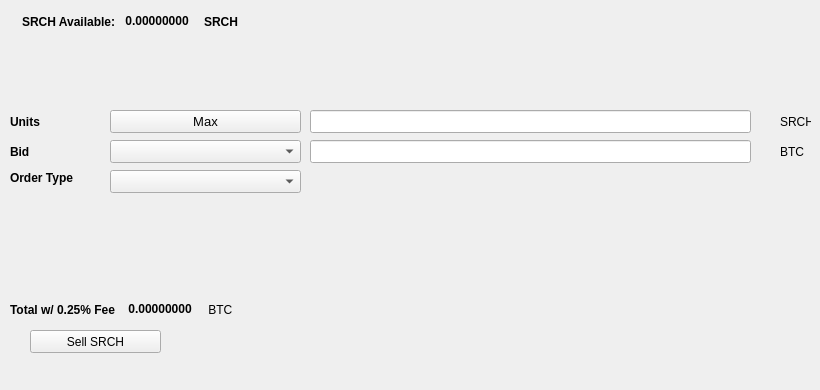
   <widget class="QWidget" name="SellTab">
    <attribute name="title">
     <string>Sell</string>
    </attribute>
    <widget class="QLabel" name="label_16">
     <property name="geometry">
      <rect>
       <x>780</x>
       <y>140</y>
       <width>31</width>
       <height>23</height>
      </rect>
     </property>
     <property name="text">
      <string>BTC</string>
     </property>
    </widget>
    <widget class="QComboBox" name="SellBidcomboBox">
     <property name="geometry">
      <rect>
       <x>110</x>
       <y>140</y>
       <width>191</width>
       <height>23</height>
      </rect>
     </property>
     <property name="font">
      <font>
       <pointsize>10</pointsize>
      </font>
     </property>
    </widget>
    <widget class="QLabel" name="label_18">
     <property name="geometry">
      <rect>
       <x>10</x>
       <y>110</y>
       <width>46</width>
       <height>23</height>
      </rect>
     </property>
     <property name="font">
      <font>
       <weight>75</weight>
       <bold>true</bold>
      </font>
     </property>
     <property name="text">
      <string>Units</string>
     </property>
    </widget>
    <widget class="QPushButton" name="Sell_Max_Amount">
     <property name="geometry">
      <rect>
       <x>110</x>
       <y>110</y>
       <width>191</width>
       <height>23</height>
      </rect>
     </property>
     <property name="font">
      <font>
       <pointsize>10</pointsize>
      </font>
     </property>
     <property name="text">
      <string>Max</string>
     </property>
    </widget>
    <widget class="QLabel" name="label_20">
     <property name="geometry">
      <rect>
       <x>10</x>
       <y>170</y>
       <width>91</width>
       <height>16</height>
      </rect>
     </property>
     <property name="font">
      <font>
       <weight>75</weight>
       <bold>true</bold>
      </font>
     </property>
     <property name="text">
      <string>Order Type</string>
     </property>
    </widget>
    <widget class="QComboBox" name="SellOrdertypeCombo">
     <property name="geometry">
      <rect>
       <x>110</x>
       <y>170</y>
       <width>191</width>
       <height>23</height>
      </rect>
     </property>
     <property name="font">
      <font>
       <pointsize>10</pointsize>
      </font>
     </property>
    </widget>
    <widget class="QLabel" name="label_21">
     <property name="geometry">
      <rect>
       <x>10</x>
       <y>140</y>
       <width>46</width>
       <height>23</height>
      </rect>
     </property>
     <property name="font">
      <font>
       <weight>75</weight>
       <bold>true</bold>
      </font>
     </property>
     <property name="text">
      <string>Bid</string>
     </property>
    </widget>
    <widget class="QLabel" name="label_22">
     <property name="geometry">
      <rect>
       <x>780</x>
       <y>110</y>
       <width>31</width>
       <height>23</height>
      </rect>
     </property>
     <property name="text">
      <string>SRCH</string>
     </property>
    </widget>
    <widget class="QLineEdit" name="UnitsInputSRCH">
     <property name="geometry">
      <rect>
       <x>310</x>
       <y>110</y>
       <width>441</width>
       <height>23</height>
      </rect>
     </property>
     <property name="font">
      <font>
       <pointsize>9</pointsize>
       <weight>75</weight>
       <bold>true</bold>
      </font>
     </property>
    </widget>
    <widget class="QLineEdit" name="SellBidPriceEdit">
     <property name="geometry">
      <rect>
       <x>310</x>
       <y>140</y>
       <width>441</width>
       <height>23</height>
      </rect>
     </property>
     <property name="font">
      <font>
       <pointsize>9</pointsize>
       <weight>75</weight>
       <bold>true</bold>
      </font>
     </property>
    </widget>
    <widget class="QPushButton" name="SellSRCHBTN">
     <property name="geometry">
      <rect>
       <x>30</x>
       <y>330</y>
       <width>131</width>
       <height>23</height>
      </rect>
     </property>
     <property name="text">
      <string>Sell SRCH</string>
     </property>
     <property name="icon">
      <iconset resource="../searchcoin">
       <normaloff>:/icons/bitcoin</normaloff>:/icons/bitcoin</iconset>
     </property>
    </widget>
    <widget class="QWidget" name="layoutWidget3">
     <property name="geometry">
      <rect>
       <x>22</x>
       <y>12</y>
       <width>258</width>
       <height>19</height>
      </rect>
     </property>
     <layout class="QHBoxLayout" name="horizontalLayout">
      <item>
       <widget class="QLabel" name="label232_2">
        <property name="font">
         <font>
          <weight>75</weight>
          <bold>true</bold>
         </font>
        </property>
        <property name="text">
         <string>SRCH Available:</string>
        </property>
       </widget>
      </item>
      <item>
       <widget class="QLabel" name="SRCHAvailableLabel">
        <property name="palette">
         <palette>
          <active>
           <colorrole role="WindowText">
            <brush brushstyle="SolidPattern">
             <color alpha="255">
              <red>0</red>
              <green>0</green>
              <blue>0</blue>
             </color>
            </brush>
           </colorrole>
           <colorrole role="Button">
            <brush brushstyle="SolidPattern">
             <color alpha="255">
              <red>0</red>
              <green>170</green>
              <blue>0</blue>
             </color>
            </brush>
           </colorrole>
           <colorrole role="Light">
            <brush brushstyle="SolidPattern">
             <color alpha="255">
              <red>0</red>
              <green>255</green>
              <blue>0</blue>
             </color>
            </brush>
           </colorrole>
           <colorrole role="Midlight">
            <brush brushstyle="SolidPattern">
             <color alpha="255">
              <red>0</red>
              <green>212</green>
              <blue>0</blue>
             </color>
            </brush>
           </colorrole>
           <colorrole role="Dark">
            <brush brushstyle="SolidPattern">
             <color alpha="255">
              <red>0</red>
              <green>85</green>
              <blue>0</blue>
             </color>
            </brush>
           </colorrole>
           <colorrole role="Mid">
            <brush brushstyle="SolidPattern">
             <color alpha="255">
              <red>0</red>
              <green>113</green>
              <blue>0</blue>
             </color>
            </brush>
           </colorrole>
           <colorrole role="Text">
            <brush brushstyle="SolidPattern">
             <color alpha="255">
              <red>0</red>
              <green>170</green>
              <blue>0</blue>
             </color>
            </brush>
           </colorrole>
           <colorrole role="BrightText">
            <brush brushstyle="SolidPattern">
             <color alpha="255">
              <red>255</red>
              <green>255</green>
              <blue>255</blue>
             </color>
            </brush>
           </colorrole>
           <colorrole role="ButtonText">
            <brush brushstyle="SolidPattern">
             <color alpha="255">
              <red>0</red>
              <green>0</green>
              <blue>0</blue>
             </color>
            </brush>
           </colorrole>
           <colorrole role="Base">
            <brush brushstyle="SolidPattern">
             <color alpha="255">
              <red>255</red>
              <green>255</green>
              <blue>255</blue>
             </color>
            </brush>
           </colorrole>
           <colorrole role="Window">
            <brush brushstyle="SolidPattern">
             <color alpha="255">
              <red>0</red>
              <green>170</green>
              <blue>0</blue>
             </color>
            </brush>
           </colorrole>
           <colorrole role="Shadow">
            <brush brushstyle="SolidPattern">
             <color alpha="255">
              <red>0</red>
              <green>0</green>
              <blue>0</blue>
             </color>
            </brush>
           </colorrole>
           <colorrole role="AlternateBase">
            <brush brushstyle="SolidPattern">
             <color alpha="255">
              <red>127</red>
              <green>212</green>
              <blue>127</blue>
             </color>
            </brush>
           </colorrole>
           <colorrole role="ToolTipBase">
            <brush brushstyle="SolidPattern">
             <color alpha="255">
              <red>255</red>
              <green>255</green>
              <blue>220</blue>
             </color>
            </brush>
           </colorrole>
           <colorrole role="ToolTipText">
            <brush brushstyle="SolidPattern">
             <color alpha="255">
              <red>0</red>
              <green>0</green>
              <blue>0</blue>
             </color>
            </brush>
           </colorrole>
          </active>
          <inactive>
           <colorrole role="WindowText">
            <brush brushstyle="SolidPattern">
             <color alpha="255">
              <red>0</red>
              <green>0</green>
              <blue>0</blue>
             </color>
            </brush>
           </colorrole>
           <colorrole role="Button">
            <brush brushstyle="SolidPattern">
             <color alpha="255">
              <red>0</red>
              <green>170</green>
              <blue>0</blue>
             </color>
            </brush>
           </colorrole>
           <colorrole role="Light">
            <brush brushstyle="SolidPattern">
             <color alpha="255">
              <red>0</red>
              <green>255</green>
              <blue>0</blue>
             </color>
            </brush>
           </colorrole>
           <colorrole role="Midlight">
            <brush brushstyle="SolidPattern">
             <color alpha="255">
              <red>0</red>
              <green>212</green>
              <blue>0</blue>
             </color>
            </brush>
           </colorrole>
           <colorrole role="Dark">
            <brush brushstyle="SolidPattern">
             <color alpha="255">
              <red>0</red>
              <green>85</green>
              <blue>0</blue>
             </color>
            </brush>
           </colorrole>
           <colorrole role="Mid">
            <brush brushstyle="SolidPattern">
             <color alpha="255">
              <red>0</red>
              <green>113</green>
              <blue>0</blue>
             </color>
            </brush>
           </colorrole>
           <colorrole role="Text">
            <brush brushstyle="SolidPattern">
             <color alpha="255">
              <red>0</red>
              <green>170</green>
              <blue>0</blue>
             </color>
            </brush>
           </colorrole>
           <colorrole role="BrightText">
            <brush brushstyle="SolidPattern">
             <color alpha="255">
              <red>255</red>
              <green>255</green>
              <blue>255</blue>
             </color>
            </brush>
           </colorrole>
           <colorrole role="ButtonText">
            <brush brushstyle="SolidPattern">
             <color alpha="255">
              <red>0</red>
              <green>0</green>
              <blue>0</blue>
             </color>
            </brush>
           </colorrole>
           <colorrole role="Base">
            <brush brushstyle="SolidPattern">
             <color alpha="255">
              <red>255</red>
              <green>255</green>
              <blue>255</blue>
             </color>
            </brush>
           </colorrole>
           <colorrole role="Window">
            <brush brushstyle="SolidPattern">
             <color alpha="255">
              <red>0</red>
              <green>170</green>
              <blue>0</blue>
             </color>
            </brush>
           </colorrole>
           <colorrole role="Shadow">
            <brush brushstyle="SolidPattern">
             <color alpha="255">
              <red>0</red>
              <green>0</green>
              <blue>0</blue>
             </color>
            </brush>
           </colorrole>
           <colorrole role="AlternateBase">
            <brush brushstyle="SolidPattern">
             <color alpha="255">
              <red>127</red>
              <green>212</green>
              <blue>127</blue>
             </color>
            </brush>
           </colorrole>
           <colorrole role="ToolTipBase">
            <brush brushstyle="SolidPattern">
             <color alpha="255">
              <red>255</red>
              <green>255</green>
              <blue>220</blue>
             </color>
            </brush>
           </colorrole>
           <colorrole role="ToolTipText">
            <brush brushstyle="SolidPattern">
             <color alpha="255">
              <red>0</red>
              <green>0</green>
              <blue>0</blue>
             </color>
            </brush>
           </colorrole>
          </inactive>
          <disabled>
           <colorrole role="WindowText">
            <brush brushstyle="SolidPattern">
             <color alpha="255">
              <red>0</red>
              <green>85</green>
              <blue>0</blue>
             </color>
            </brush>
           </colorrole>
           <colorrole role="Button">
            <brush brushstyle="SolidPattern">
             <color alpha="255">
              <red>0</red>
              <green>170</green>
              <blue>0</blue>
             </color>
            </brush>
           </colorrole>
           <colorrole role="Light">
            <brush brushstyle="SolidPattern">
             <color alpha="255">
              <red>0</red>
              <green>255</green>
              <blue>0</blue>
             </color>
            </brush>
           </colorrole>
           <colorrole role="Midlight">
            <brush brushstyle="SolidPattern">
             <color alpha="255">
              <red>0</red>
              <green>212</green>
              <blue>0</blue>
             </color>
            </brush>
           </colorrole>
           <colorrole role="Dark">
            <brush brushstyle="SolidPattern">
             <color alpha="255">
              <red>0</red>
              <green>85</green>
              <blue>0</blue>
             </color>
            </brush>
           </colorrole>
           <colorrole role="Mid">
            <brush brushstyle="SolidPattern">
             <color alpha="255">
              <red>0</red>
              <green>113</green>
              <blue>0</blue>
             </color>
            </brush>
           </colorrole>
           <colorrole role="Text">
            <brush brushstyle="SolidPattern">
             <color alpha="255">
              <red>0</red>
              <green>85</green>
              <blue>0</blue>
             </color>
            </brush>
           </colorrole>
           <colorrole role="BrightText">
            <brush brushstyle="SolidPattern">
             <color alpha="255">
              <red>255</red>
              <green>255</green>
              <blue>255</blue>
             </color>
            </brush>
           </colorrole>
           <colorrole role="ButtonText">
            <brush brushstyle="SolidPattern">
             <color alpha="255">
              <red>0</red>
              <green>85</green>
              <blue>0</blue>
             </color>
            </brush>
           </colorrole>
           <colorrole role="Base">
            <brush brushstyle="SolidPattern">
             <color alpha="255">
              <red>0</red>
              <green>170</green>
              <blue>0</blue>
             </color>
            </brush>
           </colorrole>
           <colorrole role="Window">
            <brush brushstyle="SolidPattern">
             <color alpha="255">
              <red>0</red>
              <green>170</green>
              <blue>0</blue>
             </color>
            </brush>
           </colorrole>
           <colorrole role="Shadow">
            <brush brushstyle="SolidPattern">
             <color alpha="255">
              <red>0</red>
              <green>0</green>
              <blue>0</blue>
             </color>
            </brush>
           </colorrole>
           <colorrole role="AlternateBase">
            <brush brushstyle="SolidPattern">
             <color alpha="255">
              <red>0</red>
              <green>170</green>
              <blue>0</blue>
             </color>
            </brush>
           </colorrole>
           <colorrole role="ToolTipBase">
            <brush brushstyle="SolidPattern">
             <color alpha="255">
              <red>255</red>
              <green>255</green>
              <blue>220</blue>
             </color>
            </brush>
           </colorrole>
           <colorrole role="ToolTipText">
            <brush brushstyle="SolidPattern">
             <color alpha="255">
              <red>0</red>
              <green>0</green>
              <blue>0</blue>
             </color>
            </brush>
           </colorrole>
          </disabled>
         </palette>
        </property>
        <property name="font">
         <font>
          <weight>75</weight>
          <bold>true</bold>
         </font>
        </property>
        <property name="text">
         <string> 0.00000000 </string>
        </property>
        <property name="textInteractionFlags">
         <set>Qt::LinksAccessibleByMouse|Qt::TextSelectableByKeyboard|Qt::TextSelectableByMouse</set>
        </property>
       </widget>
      </item>
      <item>
       <widget class="QLabel" name="labelSRCH">
        <property name="font">
         <font>
          <weight>75</weight>
          <bold>true</bold>
         </font>
        </property>
        <property name="text">
         <string>SRCH</string>
        </property>
       </widget>
      </item>
     </layout>
    </widget>
    <widget class="QWidget" name="layoutWidget">
     <property name="geometry">
      <rect>
       <x>10</x>
       <y>300</y>
       <width>268</width>
       <height>19</height>
      </rect>
     </property>
     <layout class="QHBoxLayout" name="horizontalLayout_2">
      <item>
       <widget class="QLabel" name="label_19">
        <property name="font">
         <font>
          <weight>75</weight>
          <bold>true</bold>
         </font>
        </property>
        <property name="text">
         <string>Total w/ 0.25% Fee </string>
        </property>
       </widget>
      </item>
      <item>
       <widget class="QLabel" name="SellCostLabel">
        <property name="palette">
         <palette>
          <active>
           <colorrole role="WindowText">
            <brush brushstyle="SolidPattern">
             <color alpha="255">
              <red>0</red>
              <green>0</green>
              <blue>0</blue>
             </color>
            </brush>
           </colorrole>
           <colorrole role="Button">
            <brush brushstyle="SolidPattern">
             <color alpha="255">
              <red>0</red>
              <green>170</green>
              <blue>0</blue>
             </color>
            </brush>
           </colorrole>
           <colorrole role="Light">
            <brush brushstyle="SolidPattern">
             <color alpha="255">
              <red>0</red>
              <green>255</green>
              <blue>0</blue>
             </color>
            </brush>
           </colorrole>
           <colorrole role="Midlight">
            <brush brushstyle="SolidPattern">
             <color alpha="255">
              <red>0</red>
              <green>212</green>
              <blue>0</blue>
             </color>
            </brush>
           </colorrole>
           <colorrole role="Dark">
            <brush brushstyle="SolidPattern">
             <color alpha="255">
              <red>0</red>
              <green>85</green>
              <blue>0</blue>
             </color>
            </brush>
           </colorrole>
           <colorrole role="Mid">
            <brush brushstyle="SolidPattern">
             <color alpha="255">
              <red>0</red>
              <green>113</green>
              <blue>0</blue>
             </color>
            </brush>
           </colorrole>
           <colorrole role="Text">
            <brush brushstyle="SolidPattern">
             <color alpha="255">
              <red>0</red>
              <green>170</green>
              <blue>0</blue>
             </color>
            </brush>
           </colorrole>
           <colorrole role="BrightText">
            <brush brushstyle="SolidPattern">
             <color alpha="255">
              <red>255</red>
              <green>255</green>
              <blue>255</blue>
             </color>
            </brush>
           </colorrole>
           <colorrole role="ButtonText">
            <brush brushstyle="SolidPattern">
             <color alpha="255">
              <red>0</red>
              <green>0</green>
              <blue>0</blue>
             </color>
            </brush>
           </colorrole>
           <colorrole role="Base">
            <brush brushstyle="SolidPattern">
             <color alpha="255">
              <red>255</red>
              <green>255</green>
              <blue>255</blue>
             </color>
            </brush>
           </colorrole>
           <colorrole role="Window">
            <brush brushstyle="SolidPattern">
             <color alpha="255">
              <red>0</red>
              <green>170</green>
              <blue>0</blue>
             </color>
            </brush>
           </colorrole>
           <colorrole role="Shadow">
            <brush brushstyle="SolidPattern">
             <color alpha="255">
              <red>0</red>
              <green>0</green>
              <blue>0</blue>
             </color>
            </brush>
           </colorrole>
           <colorrole role="AlternateBase">
            <brush brushstyle="SolidPattern">
             <color alpha="255">
              <red>127</red>
              <green>212</green>
              <blue>127</blue>
             </color>
            </brush>
           </colorrole>
           <colorrole role="ToolTipBase">
            <brush brushstyle="SolidPattern">
             <color alpha="255">
              <red>255</red>
              <green>255</green>
              <blue>220</blue>
             </color>
            </brush>
           </colorrole>
           <colorrole role="ToolTipText">
            <brush brushstyle="SolidPattern">
             <color alpha="255">
              <red>0</red>
              <green>0</green>
              <blue>0</blue>
             </color>
            </brush>
           </colorrole>
          </active>
          <inactive>
           <colorrole role="WindowText">
            <brush brushstyle="SolidPattern">
             <color alpha="255">
              <red>0</red>
              <green>0</green>
              <blue>0</blue>
             </color>
            </brush>
           </colorrole>
           <colorrole role="Button">
            <brush brushstyle="SolidPattern">
             <color alpha="255">
              <red>0</red>
              <green>170</green>
              <blue>0</blue>
             </color>
            </brush>
           </colorrole>
           <colorrole role="Light">
            <brush brushstyle="SolidPattern">
             <color alpha="255">
              <red>0</red>
              <green>255</green>
              <blue>0</blue>
             </color>
            </brush>
           </colorrole>
           <colorrole role="Midlight">
            <brush brushstyle="SolidPattern">
             <color alpha="255">
              <red>0</red>
              <green>212</green>
              <blue>0</blue>
             </color>
            </brush>
           </colorrole>
           <colorrole role="Dark">
            <brush brushstyle="SolidPattern">
             <color alpha="255">
              <red>0</red>
              <green>85</green>
              <blue>0</blue>
             </color>
            </brush>
           </colorrole>
           <colorrole role="Mid">
            <brush brushstyle="SolidPattern">
             <color alpha="255">
              <red>0</red>
              <green>113</green>
              <blue>0</blue>
             </color>
            </brush>
           </colorrole>
           <colorrole role="Text">
            <brush brushstyle="SolidPattern">
             <color alpha="255">
              <red>0</red>
              <green>170</green>
              <blue>0</blue>
             </color>
            </brush>
           </colorrole>
           <colorrole role="BrightText">
            <brush brushstyle="SolidPattern">
             <color alpha="255">
              <red>255</red>
              <green>255</green>
              <blue>255</blue>
             </color>
            </brush>
           </colorrole>
           <colorrole role="ButtonText">
            <brush brushstyle="SolidPattern">
             <color alpha="255">
              <red>0</red>
              <green>0</green>
              <blue>0</blue>
             </color>
            </brush>
           </colorrole>
           <colorrole role="Base">
            <brush brushstyle="SolidPattern">
             <color alpha="255">
              <red>255</red>
              <green>255</green>
              <blue>255</blue>
             </color>
            </brush>
           </colorrole>
           <colorrole role="Window">
            <brush brushstyle="SolidPattern">
             <color alpha="255">
              <red>0</red>
              <green>170</green>
              <blue>0</blue>
             </color>
            </brush>
           </colorrole>
           <colorrole role="Shadow">
            <brush brushstyle="SolidPattern">
             <color alpha="255">
              <red>0</red>
              <green>0</green>
              <blue>0</blue>
             </color>
            </brush>
           </colorrole>
           <colorrole role="AlternateBase">
            <brush brushstyle="SolidPattern">
             <color alpha="255">
              <red>127</red>
              <green>212</green>
              <blue>127</blue>
             </color>
            </brush>
           </colorrole>
           <colorrole role="ToolTipBase">
            <brush brushstyle="SolidPattern">
             <color alpha="255">
              <red>255</red>
              <green>255</green>
              <blue>220</blue>
             </color>
            </brush>
           </colorrole>
           <colorrole role="ToolTipText">
            <brush brushstyle="SolidPattern">
             <color alpha="255">
              <red>0</red>
              <green>0</green>
              <blue>0</blue>
             </color>
            </brush>
           </colorrole>
          </inactive>
          <disabled>
           <colorrole role="WindowText">
            <brush brushstyle="SolidPattern">
             <color alpha="255">
              <red>0</red>
              <green>85</green>
              <blue>0</blue>
             </color>
            </brush>
           </colorrole>
           <colorrole role="Button">
            <brush brushstyle="SolidPattern">
             <color alpha="255">
              <red>0</red>
              <green>170</green>
              <blue>0</blue>
             </color>
            </brush>
           </colorrole>
           <colorrole role="Light">
            <brush brushstyle="SolidPattern">
             <color alpha="255">
              <red>0</red>
              <green>255</green>
              <blue>0</blue>
             </color>
            </brush>
           </colorrole>
           <colorrole role="Midlight">
            <brush brushstyle="SolidPattern">
             <color alpha="255">
              <red>0</red>
              <green>212</green>
              <blue>0</blue>
             </color>
            </brush>
           </colorrole>
           <colorrole role="Dark">
            <brush brushstyle="SolidPattern">
             <color alpha="255">
              <red>0</red>
              <green>85</green>
              <blue>0</blue>
             </color>
            </brush>
           </colorrole>
           <colorrole role="Mid">
            <brush brushstyle="SolidPattern">
             <color alpha="255">
              <red>0</red>
              <green>113</green>
              <blue>0</blue>
             </color>
            </brush>
           </colorrole>
           <colorrole role="Text">
            <brush brushstyle="SolidPattern">
             <color alpha="255">
              <red>0</red>
              <green>85</green>
              <blue>0</blue>
             </color>
            </brush>
           </colorrole>
           <colorrole role="BrightText">
            <brush brushstyle="SolidPattern">
             <color alpha="255">
              <red>255</red>
              <green>255</green>
              <blue>255</blue>
             </color>
            </brush>
           </colorrole>
           <colorrole role="ButtonText">
            <brush brushstyle="SolidPattern">
             <color alpha="255">
              <red>0</red>
              <green>85</green>
              <blue>0</blue>
             </color>
            </brush>
           </colorrole>
           <colorrole role="Base">
            <brush brushstyle="SolidPattern">
             <color alpha="255">
              <red>0</red>
              <green>170</green>
              <blue>0</blue>
             </color>
            </brush>
           </colorrole>
           <colorrole role="Window">
            <brush brushstyle="SolidPattern">
             <color alpha="255">
              <red>0</red>
              <green>170</green>
              <blue>0</blue>
             </color>
            </brush>
           </colorrole>
           <colorrole role="Shadow">
            <brush brushstyle="SolidPattern">
             <color alpha="255">
              <red>0</red>
              <green>0</green>
              <blue>0</blue>
             </color>
            </brush>
           </colorrole>
           <colorrole role="AlternateBase">
            <brush brushstyle="SolidPattern">
             <color alpha="255">
              <red>0</red>
              <green>170</green>
              <blue>0</blue>
             </color>
            </brush>
           </colorrole>
           <colorrole role="ToolTipBase">
            <brush brushstyle="SolidPattern">
             <color alpha="255">
              <red>255</red>
              <green>255</green>
              <blue>220</blue>
             </color>
            </brush>
           </colorrole>
           <colorrole role="ToolTipText">
            <brush brushstyle="SolidPattern">
             <color alpha="255">
              <red>0</red>
              <green>0</green>
              <blue>0</blue>
             </color>
            </brush>
           </colorrole>
          </disabled>
         </palette>
        </property>
        <property name="font">
         <font>
          <weight>75</weight>
          <bold>true</bold>
         </font>
        </property>
        <property name="autoFillBackground">
         <bool>false</bool>
        </property>
        <property name="text">
         <string> 0.00000000</string>
        </property>
        <property name="textInteractionFlags">
         <set>Qt::LinksAccessibleByMouse|Qt::TextSelectableByMouse</set>
        </property>
       </widget>
      </item>
      <item>
       <widget class="QLabel" name="label_17">
        <property name="font">
         <font>
          <weight>50</weight>
          <bold>false</bold>
         </font>
        </property>
        <property name="text">
         <string> BTC</string>
        </property>
       </widget>
      </item>
     </layout>
    </widget>
    <widget class="QLabel" name="label_23">
     <property name="geometry">
      <rect>
       <x>460</x>
       <y>300</y>
       <width>281</width>
       <height>81</height>
      </rect>
     </property>
     <property name="text">
      <string/>
     </property>
     <property name="pixmap">
      <pixmap>:/images/bittrex</pixmap>
     </property>
    </widget>
   </widget>
